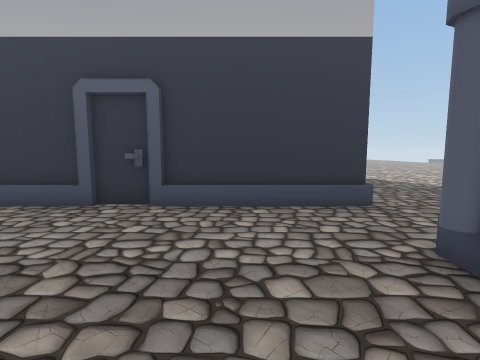
View 1 (above)

23 first-person views from a walk through a scene from a Unity 3-D project. The camera is 1.3 m above the floor, tilts 6° down and sees 85° across. The floor is counted in squares, 1 m on a side. Each view is taken from the middle of a square. On the plan, view 1 faces up. The plan holds only what a view shows up to about 13 squares ahead; the rest is blank. The place goes on beyond the plan. The player is left out.

View 2
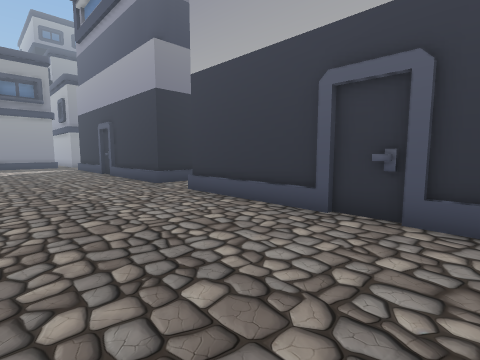

View 3
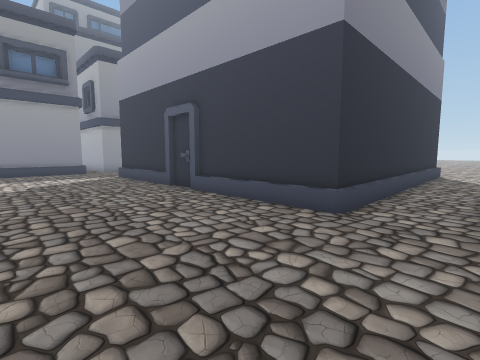

View 4
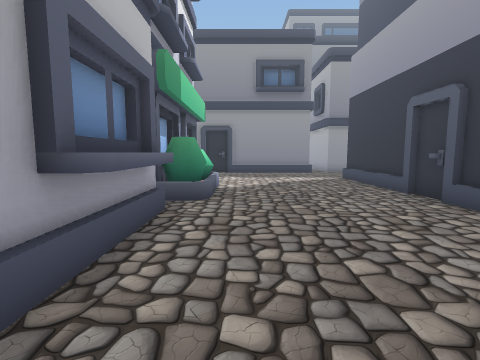

View 5
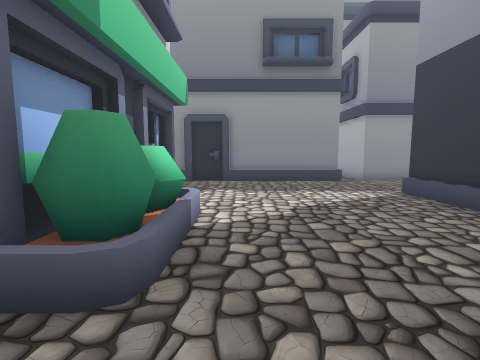

View 6
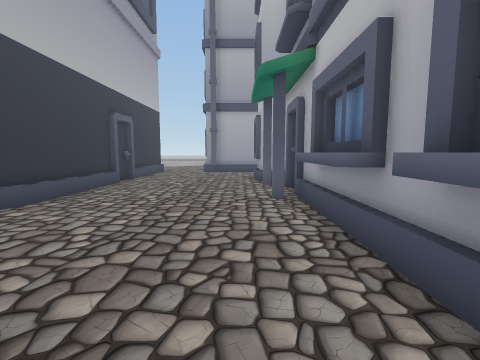

View 7
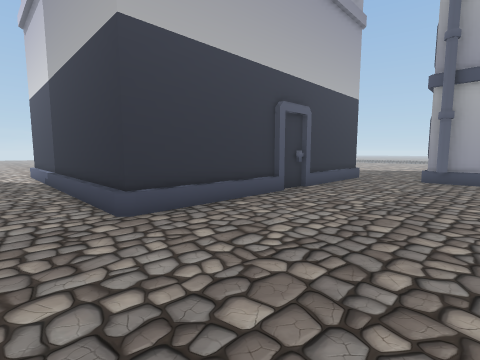

View 8
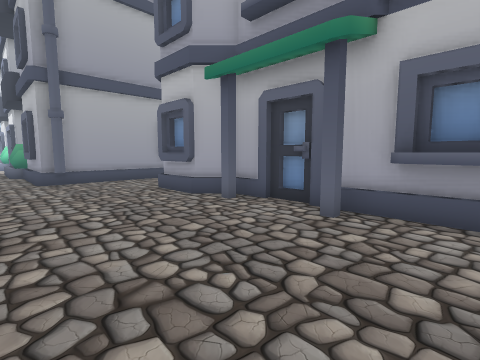

View 9
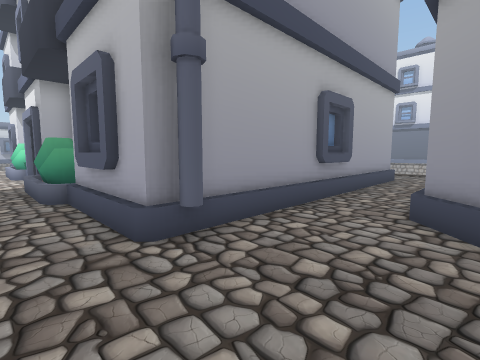

View 10
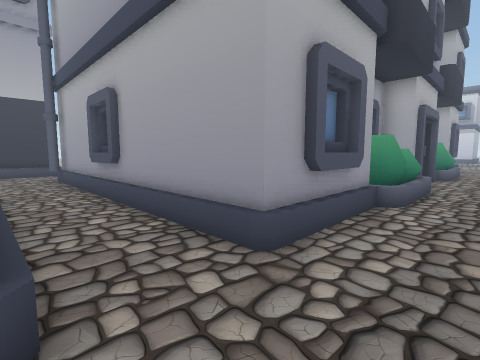

View 11
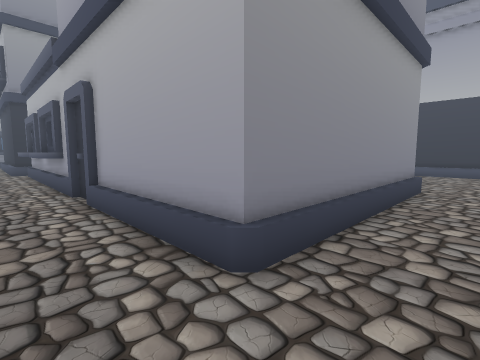

View 12
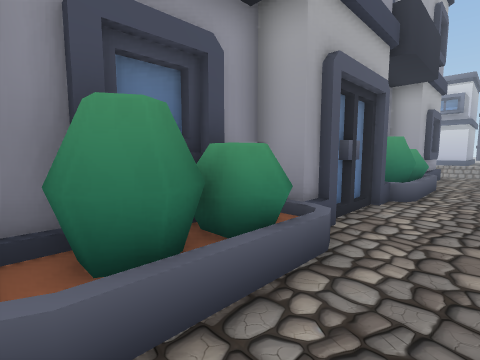

View 13
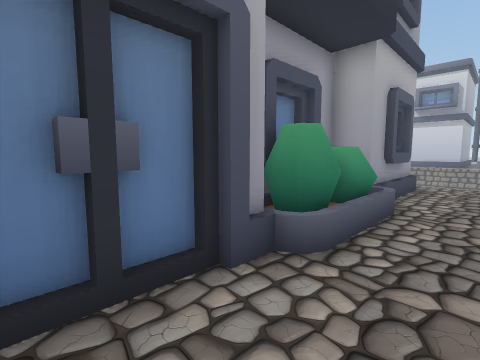

View 14
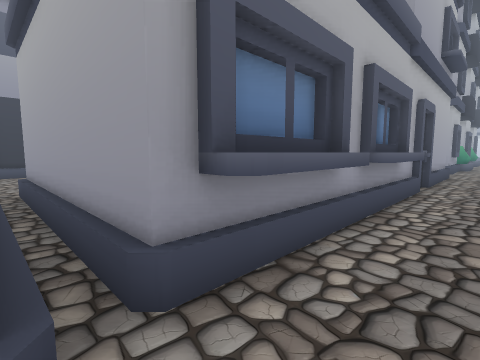

View 15
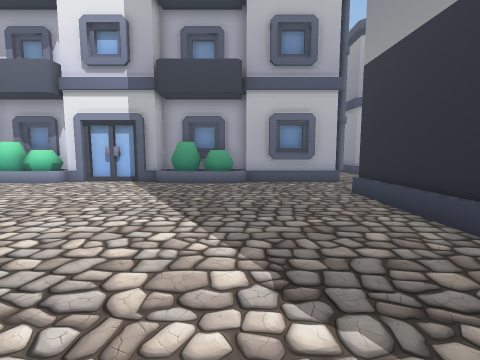

View 16
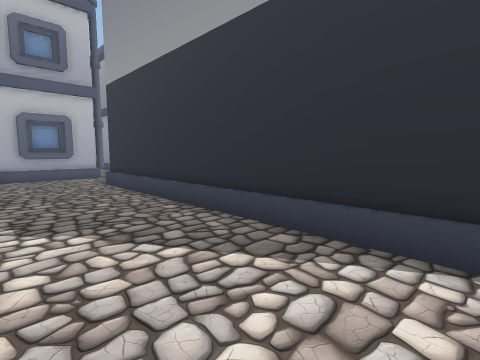

View 17
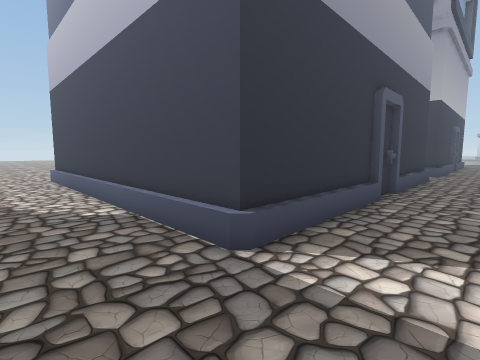

View 18
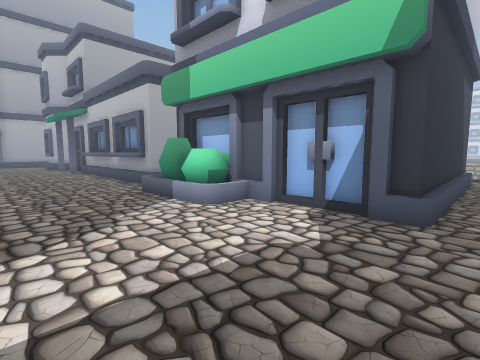

View 19
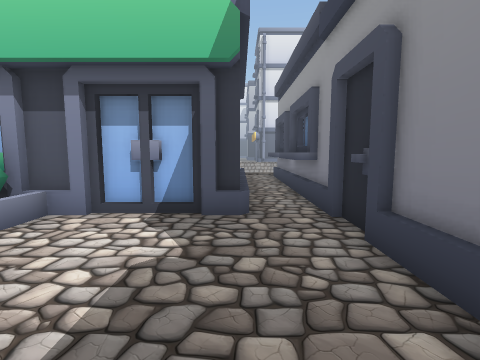

View 20
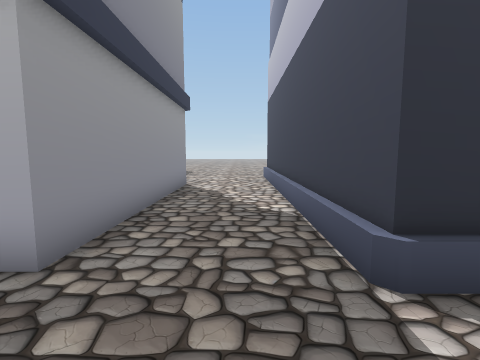

View 21
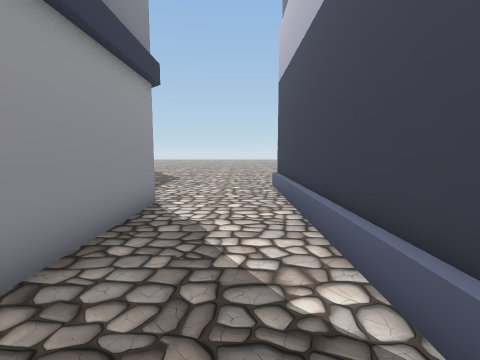

View 22
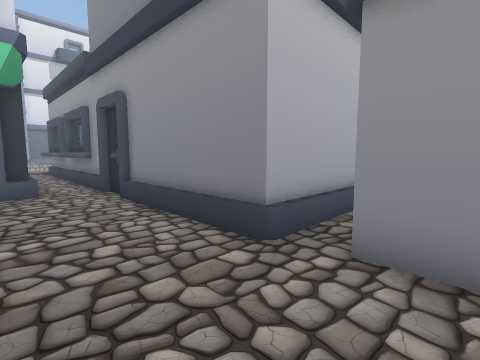

View 23
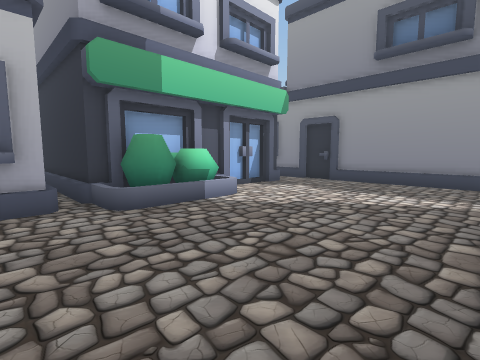

### Floor plan
Key: @ floor where view 1 was taken; # wall or solid block; . floor; O other object.
Columns run from 28 left of view 1 to 21 right of it. Each row starts with its distance up from view 1.
 18 .....O           O.O           O.. .
 17 .....O           O.O           O...
 16  ....O           O.O           O....
 15  O...O           O.O           O....
 14  O...O           O.O           O....
 13  O...O           O.O           O......
 12  O...O           O.O           O.......
 11  O...O           O.O           O........
 10  O...O           O.O           O.........
  9  O...O           O.O           O..........
  8  O...O           O.O           O...........
  7 OO...OOOOOOOOOOOOO.O           O...........
  6 O.........OO........OOOOOOOOOOOO............
  5  O...........................................
  4  O..................................OOO.....OO
  3  O............................OOOOOOOOOOOOOOOOO
  2  O.............................O   OOOOO   OOOO
  1  O.............................O
  0  O......OOO..OOO.OOOO...OOOO@..O
 -1  O..O..#OOOO#OOO#OOO##O#O   O..O
 -2  O.OOOOOOOOO#               O..O
 -3  #.O       O#               O..O
 -4  OOO       O#               O..O
 -5  OOO       O#               O..O
 -6  #.O       O#               O..O
 -7  #.O       O#               O..O
 -8  OOO       O#               O..O   OOOOO   OOOOO
 -9  O O       O#OOO#OOO##O#OOOOO..OOOOOOOOOOO#OOOOOOO
-10    O       O.OOO.OOO..............................
-11            . ................ ....................

Where each view was taken, in squares from view 1:
view 1: 0 up, 0 right, facing up
view 2: 1 up, 1 left, facing up-left
view 3: 1 up, 9 left, facing up-left
view 4: 1 up, 10 left, facing left
view 5: 1 up, 15 left, facing left
view 6: 1 up, 15 left, facing right
view 7: 1 up, 11 left, facing up-right
view 8: 5 up, 10 left, facing down-right
view 9: 5 up, 1 left, facing down-right
view 10: 11 down, 0 right, facing up-right
view 11: 11 down, 2 right, facing up-left
view 12: 11 down, 7 right, facing up-right
view 13: 11 down, 12 right, facing up-right
view 14: 11 down, 17 left, facing up-right
view 15: 15 up, 7 right, facing down
view 16: 18 up, 7 right, facing down-left
view 17: 4 up, 26 left, facing up-right
view 18: 4 up, 26 left, facing down-right
view 19: 4 up, 25 left, facing down
view 20: 4 up, 25 left, facing up
view 21: 8 up, 25 left, facing up
view 22: 8 up, 24 left, facing down-left
view 23: 6 up, 15 left, facing down-left
